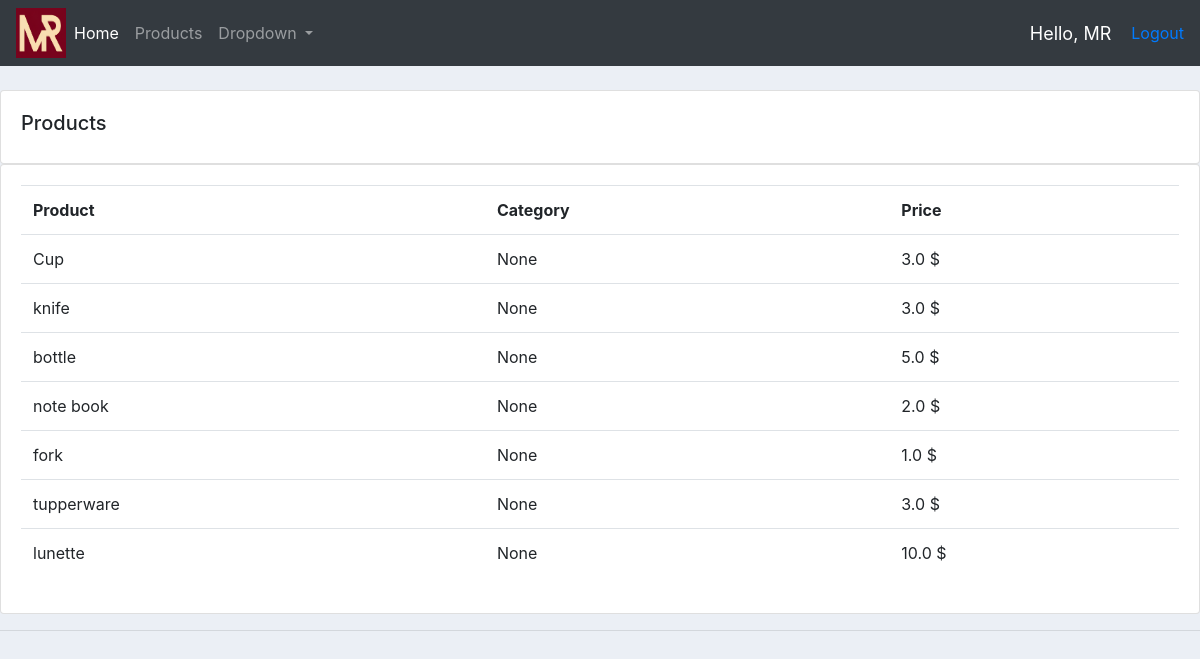
The page /products/ (signed in) on the database its author committed.
### accountsApp/models.py (models this page shows, shortened)
class Product(models.Model):
    CATEGORY = (
        ('Indoor', 'Indoor'),
        ('Outdoor', 'Outdoor'),
    )
    name = models.CharField(max_length=200, null=True)
    price = models.FloatField(null=True)
    category = models.CharField(max_length=200, null=True, choices=CATEGORY)
    description = models.CharField(max_length=200, null=True, blank=True)
    date_created = models.DateField(auto_now_add=True)
    tags = models.ManyToManyField(Tag)

### templates/decorators.py (the view)
        def wrapper_func(request, *args, **kwargs):
            group = None
            if request.user.groups.exists():
                group = request.user.groups.all()[0].name
                print('Group exists: ', group)
            if group in allowed_roles:
                return view_func(request, *args, **kwargs)
            else:
                return HttpResponse('You are not authorized to view this page!')

### accountsApp/views.py (called while the page is built)
@login_required(login_url='login')
@allowed_users(allowed_roles=['admin'])
def products(request):
    products = Product.objects.all()
    return render(request, '../templates/products.html', {'products': products})

### templates/products.html
{% extends 'main.html' %}
{% block content %}
<br>
    <div class="row">
    <div class="col-md">
        <div class="card card-body">
            <h5>Products</h5>
        </div>
        <div class="card card-body">
            <table class="table">
                <tr>
                    <th>Product</th>
                    <th>Category</th>
                    <th>Price</th>
                </tr>
                {% for i in products %}
                    <tr>
                        <td> {{ i.name }} </td>
                        <td> {{ i.category }} </td>
                        <td> {{ i.price }} $ </td>
                    </tr>
                {% endfor %}
            </table>
        </div>
    </div>
    </div>
{% endblock %}

### templates/Navbar.html (shortened to what this page needs)
{% load static %}
<nav class="navbar navbar-expand-lg navbar-dark bg-dark">
  <img src="{% static 'images/MR_Logo.png' %}" width="50" height="50">
  <div class="collapse navbar-collapse" id="navbarSupportedContent">
    <ul class="navbar-nav mr-auto">
      <li class="nav-item active">
        <a class="nav-link" href="{% url 'home' %}">Home <span class="sr-only">(current)</span></a>
      </li>
      <li class="nav-item">
        <a class="nav-link" href="{% url 'products' %}">Products</a>
      </li>
      <li class="nav-item dropdown">
        <a class="nav-link dropdown-toggle" href="#" id="navbarDropdown" role="button" data-toggle="dropdown" aria-haspopup="true" aria-expanded="false">
          Dropdown
        </a>
      </li>
    </ul>
  </div>
    <span class="hello-msg">Hello, {{ request.user }}</span>
    <span><a href="{% url 'logout' %}">Logout</a></span>
</nav>

### static/css/main.css (style rules this page uses)
body { background-color: #ebeff5; }

### templates/Navbar.html (style rules this page uses)
.hello-msg { font-size: 18px; color: #fff; margin-right: 20px; }

### rows shown on the page
Product: name "Cup", category "None", price "3.0"
Product: name "knife", category "None", price "3.0"
Product: name "bottle", category "None", price "5.0"
Product: name "note book", category "None", price "2.0"
Product: name "fork", category "None", price "1.0"
Product: name "tupperware", category "None", price "3.0"
Product: name "lunette", category "None", price "10.0"

### other values the page prints
{{ request.user }} "MR"
